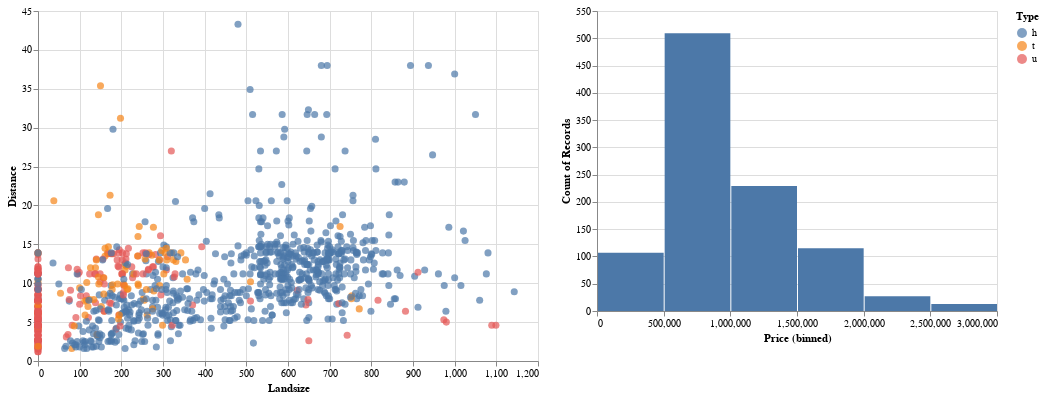

The cell this chart's notebook holds for it:
### Code cell
selection = alt.selection_interval()

chart1 = alt.Chart(df).mark_circle(size=50).encode(
  x='Landsize',
  y='Distance',
  color='Type'
).properties(
  height=350, width=500
).add_selection(
  selection
)

chart2 = alt.Chart(df).mark_bar().encode(
  alt.X('Price:Q', bin=True), alt.Y('count()')
).transform_filter(
  selection
)

chart1 | chart2

### Figure 1 — Vega-Lite specification as saved in the notebook (floating-point values rounded to 4 significant figures; data arrays with more than 128 entries replaced by an {"elided": "..."} marker saying what was removed)
{"config": {"view": {"continuousWidth": 400, "continuousHeight": 300}}, "hconcat": [{"mark": {"type": "circle", "size": 50}, "encoding": {"color": {"field": "Type", "type": "nominal"}, "x": {"field": "Landsize", "type": "quantitative"}, "y": {"field": "Distance", "type": "quantitative"}}, "height": 350, "selection": {"selector002": {"type": "interval"}}, "width": 500}, {"mark": "bar", "encoding": {"x": {"bin": true, "field": "Price", "type": "quantitative"}, "y": {"aggregate": "count", "type": "quantitative"}}, "transform": [{"filter": {"selection": "selector002"}}]}], "data": {"name": "data-6274b62891a5b1a2024cb58f7fbc4def"}, "$schema": "https://vega.github.io/schema/vega-lite/v4.17.0.json", "datasets": {"data-6274b62891a5b1a2024cb58f7fbc4def": {"elided": "1000 records"}}}
